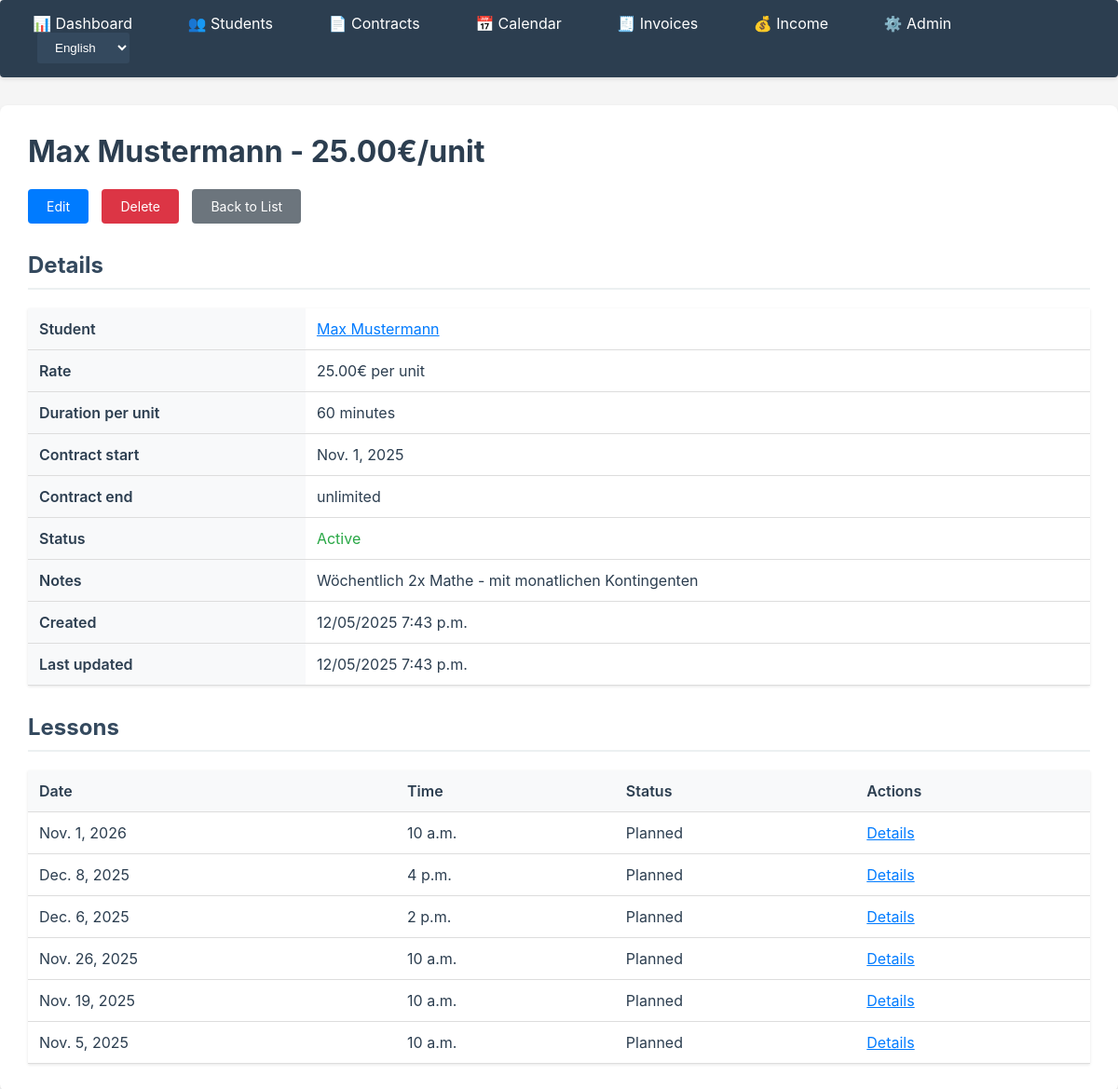
The page /contracts/12/ on the database its author committed.
### apps/contracts/models.py (models this page shows)
class Contract(models.Model):
    student = models.ForeignKey(
        Student,
        on_delete=models.CASCADE,
        related_name='contracts',
        help_text=_("Student for whom the contract applies")
    )
    institute = models.CharField(
        max_length=200,
        blank=True,
        null=True,
        help_text=_("Institute name (if applicable)")
    )
    hourly_rate = models.DecimalField(
        max_digits=10,
        decimal_places=2,
        validators=[MinValueValidator(Decimal('0.01'))],
        help_text=_("Rate per unit in EUR")
    )
    unit_duration_minutes = models.PositiveIntegerField(
        default=60,
        help_text=_("Duration of one unit in minutes")
    )
    start_date = models.DateField(help_text=_("Contract start date"))
    end_date = models.DateField(
        null=True,
        blank=True,
        help_text=_("Contract end date (optional, empty = unlimited)")
    )
    is_active = models.BooleanField(
        default=True,
        help_text=_("Is the contract active?")
    )
    notes = models.TextField(
        blank=True,
        null=True,
        help_text=_("Additional notes about the contract")
    )
    created_at = models.DateTimeField(auto_now_add=True)
    updated_at = models.DateTimeField(auto_now=True)
    class Meta:
        ordering = ['-start_date', 'student']
        verbose_name = _('Contract')
        verbose_name_plural = _('Contracts')
    def __str__(self):
        from django.utils.translation import gettext as _
        institute_str = f" ({self.institute})" if self.institute else ""
        return f"{self.student} - {self.hourly_rate}€/{_('unit')}{institute_str}"

### apps/students/models.py (models this page shows)
class Student(models.Model):
    first_name = models.CharField(max_length=100)
    last_name = models.CharField(max_length=100)
    email = models.EmailField(blank=True, null=True)
    phone = models.CharField(max_length=20, blank=True, null=True)
    school = models.CharField(
        max_length=200,
        blank=True,
        null=True,
        help_text=_("School name")
    )
    grade = models.CharField(
        max_length=50,
        blank=True,
        null=True,
        help_text=_("Grade/Level (e.g., '10th grade', 'Q1')")
    )
    subjects = models.CharField(
        max_length=500,
        blank=True,
        null=True,
        help_text=_("Subjects (comma-separated, e.g., 'Math, German, English')")
    )
    notes = models.TextField(
        blank=True,
        null=True,
        help_text=_("Additional notes about the student")
    )
    created_at = models.DateTimeField(auto_now_add=True)
    updated_at = models.DateTimeField(auto_now=True)
    class Meta:
        ordering = ['last_name', 'first_name']
        verbose_name = _('Student')
        verbose_name_plural = _('Students')
    def __str__(self):
        return f"{self.first_name} {self.last_name}"
    @property
    def full_name(self):
        return f"{self.first_name} {self.last_name}"

### apps/lessons/models.py (models this page shows, shortened)
class Lesson(models.Model):
    STATUS_CHOICES = [
        ('planned', _('Planned')),
        ('taught', _('Taught')),
        ('cancelled', _('Cancelled')),
        ('paid', _('Paid')),
    ]
    contract = models.ForeignKey(
        Contract,
        on_delete=models.CASCADE,
        related_name='lessons',
        help_text=_("Associated contract")
    )
    date = models.DateField(help_text=_("Lesson date"))
    start_time = models.TimeField(help_text=_("Start time"))
    duration_minutes = models.PositiveIntegerField(
        validators=[MinValueValidator(1)],
        help_text=_("Duration in minutes")
    )
    status = models.CharField(
        max_length=20,
        choices=STATUS_CHOICES,
        default='planned',
        help_text=_("Lesson status")
    )
    travel_time_before_minutes = models.PositiveIntegerField(
        default=0,
        help_text=_("Travel time before in minutes")
    )
    travel_time_after_minutes = models.PositiveIntegerField(
        default=0,
        help_text=_("Travel time after in minutes")
    )
    notes = models.TextField(
        blank=True,
        null=True,
        help_text=_("Notes for the lesson")
    )
    created_at = models.DateTimeField(auto_now_add=True)
    updated_at = models.DateTimeField(auto_now=True)
    class Meta:
        ordering = ['-date', '-start_time']
        verbose_name = _('Lesson')
        verbose_name_plural = _('Lessons')
        indexes = [
            models.Index(fields=['date', 'start_time']),
            models.Index(fields=['status']),
        ]

### apps/contracts/views.py (the view)
# urls.py: path('<int:pk>/', views.ContractDetailView.as_view(), name='detail'),
class ContractDetailView(DetailView):
    model = Contract
    template_name = 'contracts/contract_detail.html'
    context_object_name = 'contract'

### apps/contracts/templates/contracts/contract_detail.html (shortened to what this page needs)
{% extends 'core/base.html' %}
{% load i18n %}
{% block content %}
<h1>{{ contract }}</h1>
<div class="btn-group">
    <a href="{% url 'contracts:update' contract.pk %}" class="btn">{% trans "Edit" %}</a>
    <a href="{% url 'contracts:delete' contract.pk %}" class="btn btn-danger">{% trans "Delete" %}</a>
    <a href="{% url 'contracts:list' %}" class="btn btn-secondary">{% trans "Back to List" %}</a>
</div>
<h2>{% trans "Details" %}</h2>
<table>
    <tr><th>{% trans "Student" %}</th><td><a href="{% url 'students:detail' contract.student.pk %}">{{ contract.student.full_name }}</a></td></tr>
    <tr><th>{% trans "Rate" %}</th><td>{% blocktrans with rate=contract.hourly_rate %}{{ rate }}€ per unit{% endblocktrans %}</td></tr>
    <tr><th>{% trans "Duration per unit" %}</th><td>{% blocktrans with minutes=contract.unit_duration_minutes %}{{ minutes }} minutes{% endblocktrans %}</td></tr>
        <tr><th>{% trans "Contract start" %}</th><td>{{ contract.start_date }}</td></tr>
        <tr><th>{% trans "Contract end" %}</th><td>{{ contract.end_date|default:_("unlimited") }}</td></tr>
        <tr><th>{% trans "Status" %}</th><td>{% if contract.is_active %}<span style="color: #28a745;">{% trans "Active" %}</span>{% else %}<span style="color: #495057;">{% trans "Inactive" %}</span>{% endif %}</td></tr>
    {% if contract.notes %}<tr><th>{% trans "Notes" %}</th><td>{{ contract.notes }}</td></tr>{% endif %}
    <tr><th>{% trans "Created" %}</th><td>{{ contract.created_at|date:"SHORT_DATETIME_FORMAT" }}</td></tr>
    <tr><th>{% trans "Last updated" %}</th><td>{{ contract.updated_at|date:"SHORT_DATETIME_FORMAT" }}</td></tr>
</table>
<h2>{% trans "Lessons" %}</h2>
{% if contract.lessons.all %}
<table>
    <thead>
        <tr>
            <th>{% trans "Date" %}</th>
            <th>{% trans "Time" %}</th>
            <th>{% trans "Status" %}</th>
            <th>{% trans "Actions" %}</th>
        </tr>
    </thead>
    <tbody>
        {% for lesson in contract.lessons.all %}
        <tr>
            <td>{{ lesson.date }}</td>
            <td>{{ lesson.start_time }}</td>
            <td>{{ lesson.get_status_display }}</td>
            <td><a href="{% url 'lessons:detail' lesson.pk %}">{% trans "Details" %}</a></td>
        </tr>
        {% endfor %}
    </tbody>
</table>
{% else %}
<div class="empty-state">
    <p>{% trans "No lessons available for this contract." %}</p>
</div>
{% endif %}
{% endblock %}

### apps/core/templates/core/base.html (style rules this page uses)
body { font-family: -apple-system, BlinkMacSystemFont, 'Segoe UI', Arial, sans-serif; margin: 0; padding: 0; background: #f5f5f5; color: #2c3e50; }
table { width: 100%; border-collapse: collapse; margin-top: 20px; box-shadow: 0 1px 3px rgba(0,0,0,0.1); }
th, td { padding: 12px; text-align: left; border-bottom: 1px solid #ddd; color: #2c3e50; }
th { background: #f8f9fa; font-weight: 600; color: #2c3e50; }
.btn { display: inline-block; padding: 10px 20px; background: #007bff; color: white; text-decoration: none; border-radius: 4px; border: none; cursor: pointer; font-size: 14px; transition: background 0.2s; }
.btn-secondary { background: #6c757d; color: white; }
.btn-danger { background: #dc3545; color: white; }
.btn-group { margin-top: 20px; }
.btn-group .btn { margin-right: 10px; }
h1 { color: #2c3e50; margin-top: 0; }
h2 { color: #34495e; margin-top: 30px; border-bottom: 2px solid #ecf0f1; padding-bottom: 10px; }
a { color: #007bff; }

### rows shown on the page
Contract: institute+student+hourly_rate "Max Mustermann - 25.00€/unit", student.full_name "Max Mustermann", start_date "Nov. 1, 2025", end_date "unlimited", notes "Wöchentlich 2x Mathe - mit monatlichen Kontingenten", created_at "12/05/2025 7:43 p.m.", updated_at "12/05/2025 7:43 p.m."
Lesson: date "Nov. 1, 2026", start_time "10 a.m.", status "Planned"
Lesson: date "Dec. 8, 2025", start_time "4 p.m.", status "Planned"
Lesson: date "Dec. 6, 2025", start_time "2 p.m.", status "Planned"
Lesson: date "Nov. 26, 2025", start_time "10 a.m.", status "Planned"
Lesson: date "Nov. 19, 2025", start_time "10 a.m.", status "Planned"
Lesson: date "Nov. 5, 2025", start_time "10 a.m.", status "Planned"

### other values the page prints
form field language "English"
